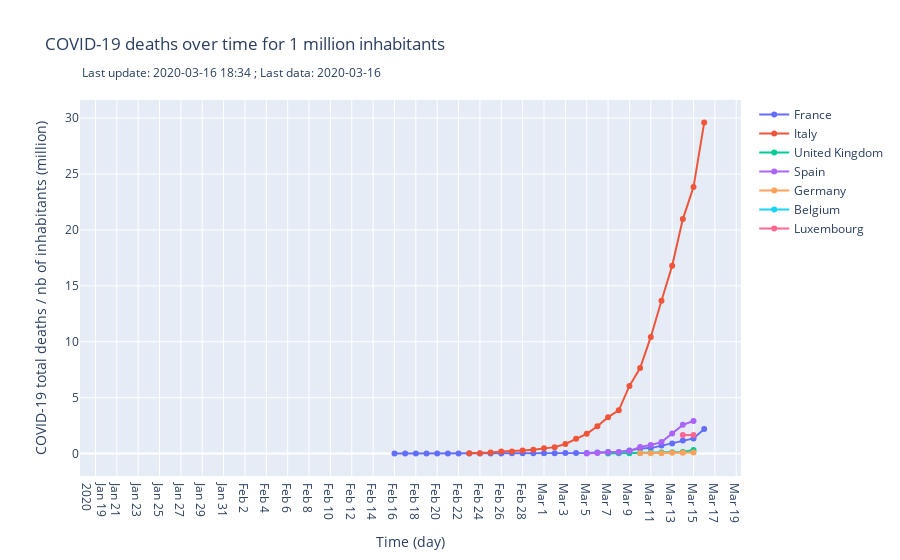

Notebook cell for this chart:
### Markdown cell above
### Total deaths for 1 million inhabitants

### Code cell
import plotly.graph_objects as go
fig = go.Figure()

last_d = len(df_deaths)

for c in countries:
    pop = countries[c]["pop"]
    fig.add_trace(go.Scatter(x=df_deaths['date'][-last_d:], y=df_deaths[c][-last_d:] / pop,
                    mode='lines+markers',
                    name='{}'.format(c)))

fig.update_layout(
    title="COVID-19 deaths over time for 1 million inhabitants",
    xaxis_title="Time (day)",
    yaxis_title="COVID-19 total deaths / nb of inhabitants (million)",
    annotations = [dict(xref='paper',
        yref='paper',
        x=0, y=1.1,
        showarrow=False,
        text ='Last update: {} ; Last data: {}'.format(today, df_confirmed['date'].values[-1]))]
)
fig.update_xaxes(nticks = last_d)
plotly.offline.plot(fig, filename = 'deaths.html', auto_open=False)

if upload:
    py.plot(fig, filename = 'deaths', auto_open=False)
    
if show:
    fig.show()
    
if export:
    fig.write_image("images/deaths_per_1m_inhabitant.png", scale=5, width=1000, height=600)
    
print("> graph 4 built")

### Figure 1 — Plotly figure (JSON) as saved in the notebook; plotly's stock layout.template omitted (floating-point values rounded to 4 significant figures)
{"data": [{"mode": "lines+markers", "name": "France", "type": "scatter", "x": ["2020-01-21", "2020-01-22", "2020-01-23", "2020-01-24", "2020-01-25", "2020-01-26", "2020-01-27", "2020-01-28", "2020-01-29", "2020-01-30", "2020-01-31", "2020-02-01", "2020-02-02", "2020-02-03", "2020-02-04", "2020-02-05", "2020-02-06", "2020-02-07", "2020-02-08", "2020-02-09", "2020-02-10", "2020-02-11", "2020-02-12", "2020-02-13", "2020-02-14", "2020-02-15", "2020-02-16", "2020-02-17", "2020-02-18", "2020-02-19", "2020-02-20", "2020-02-21", "2020-02-22", "2020-02-23", "2020-02-24", "2020-02-25", "2020-02-26", "2020-02-27", "2020-02-28", "2020-02-29", "2020-03-01", "2020-03-02", "2020-03-03", "2020-03-04", "2020-03-05", "2020-03-06", "2020-03-07", "2020-03-08", "2020-03-09", "2020-03-10", "2020-03-11", "2020-03-12", "2020-03-13", "2020-03-14", "2020-03-15", "2020-03-16"], "y": [null, null, null, null, null, null, null, null, null, null, null, null, null, null, null, null, null, null, null, null, null, null, null, null, null, null, 0.01493, 0.01493, 0.01493, 0.01493, 0.01493, 0.01493, 0.01493, 0.01493, 0.01493, 0.01493, 0.01493, 0.02986, 0.02986, 0.02986, 0.02986, 0.02986, 0.04478, 0.05971, 0.05971, 0.08957, 0.1343, 0.1493, 0.2836, 0.4478, 0.4926, 0.7165, 0.9106, 1.179, 1.358, 2.209]}, {"mode": "lines+markers", "name": "Italy", "type": "scatter", "x": ["2020-01-21", "2020-01-22", "2020-01-23", "2020-01-24", "2020-01-25", "2020-01-26", "2020-01-27", "2020-01-28", "2020-01-29", "2020-01-30", "2020-01-31", "2020-02-01", "2020-02-02", "2020-02-03", "2020-02-04", "2020-02-05", "2020-02-06", "2020-02-07", "2020-02-08", "2020-02-09", "2020-02-10", "2020-02-11", "2020-02-12", "2020-02-13", "2020-02-14", "2020-02-15", "2020-02-16", "2020-02-17", "2020-02-18", "2020-02-19", "2020-02-20", "2020-02-21", "2020-02-22", "2020-02-23", "2020-02-24", "2020-02-25", "2020-02-26", "2020-02-27", "2020-02-28", "2020-02-29", "2020-03-01", "2020-03-02", "2020-03-03", "2020-03-04", "2020-03-05", "2020-03-06", "2020-03-07", "2020-03-08", "2020-03-09", "2020-03-10", "2020-03-11", "2020-03-12", "2020-03-13", "2020-03-14", "2020-03-15", "2020-03-16"], "y": [null, null, null, null, null, null, null, null, null, null, null, null, null, null, null, null, null, null, null, null, null, null, null, null, null, null, null, null, null, null, null, null, null, 0.03307, 0.03307, 0.09921, 0.1819, 0.1984, 0.2811, 0.3472, 0.4795, 0.5787, 0.8598, 1.323, 1.769, 2.447, 3.257, 3.869, 6.052, 7.655, 10.43, 13.67, 16.8, 20.97, 23.83, 29.6]}, {"mode": "lines+markers", "name": "United Kingdom", "type": "scatter", "x": ["2020-01-21", "2020-01-22", "2020-01-23", "2020-01-24", "2020-01-25", "2020-01-26", "2020-01-27", "2020-01-28", "2020-01-29", "2020-01-30", "2020-01-31", "2020-02-01", "2020-02-02", "2020-02-03", "2020-02-04", "2020-02-05", "2020-02-06", "2020-02-07", "2020-02-08", "2020-02-09", "2020-02-10", "2020-02-11", "2020-02-12", "2020-02-13", "2020-02-14", "2020-02-15", "2020-02-16", "2020-02-17", "2020-02-18", "2020-02-19", "2020-02-20", "2020-02-21", "2020-02-22", "2020-02-23", "2020-02-24", "2020-02-25", "2020-02-26", "2020-02-27", "2020-02-28", "2020-02-29", "2020-03-01", "2020-03-02", "2020-03-03", "2020-03-04", "2020-03-05", "2020-03-06", "2020-03-07", "2020-03-08", "2020-03-09", "2020-03-10", "2020-03-11", "2020-03-12", "2020-03-13", "2020-03-14", "2020-03-15", "2020-03-16"], "y": [null, null, null, null, null, null, null, null, null, null, null, null, null, null, null, null, null, null, null, null, null, null, null, null, null, null, null, null, null, null, null, null, null, null, null, null, null, null, null, null, null, null, null, null, null, null, 0.01505, 0.0301, 0.0301, 0.04515, 0.09031, 0.09031, 0.1204, 0.1505, 0.3161, null]}, {"mode": "lines+markers", "name": "Spain", "type": "scatter", "x": ["2020-01-21", "2020-01-22", "2020-01-23", "2020-01-24", "2020-01-25", "2020-01-26", "2020-01-27", "2020-01-28", "2020-01-29", "2020-01-30", "2020-01-31", "2020-02-01", "2020-02-02", "2020-02-03", "2020-02-04", "2020-02-05", "2020-02-06", "2020-02-07", "2020-02-08", "2020-02-09", "2020-02-10", "2020-02-11", "2020-02-12", "2020-02-13", "2020-02-14", "2020-02-15", "2020-02-16", "2020-02-17", "2020-02-18", "2020-02-19", "2020-02-20", "2020-02-21", "2020-02-22", "2020-02-23", "2020-02-24", "2020-02-25", "2020-02-26", "2020-02-27", "2020-02-28", "2020-02-29", "2020-03-01", "2020-03-02", "2020-03-03", "2020-03-04", "2020-03-05", "2020-03-06", "2020-03-07", "2020-03-08", "2020-03-09", "2020-03-10", "2020-03-11", "2020-03-12", "2020-03-13", "2020-03-14", "2020-03-15", "2020-03-16"], "y": [null, null, null, null, null, null, null, null, null, null, null, null, null, null, null, null, null, null, null, null, null, null, null, null, null, null, null, null, null, null, null, null, null, null, null, null, null, null, null, null, null, null, null, null, 0.02143, 0.06429, 0.1072, 0.1072, 0.2143, 0.6001, 0.7715, 1.029, 1.8, 2.572, 2.915, null]}, {"mode": "lines+markers", "name": "Germany", "type": "scatter", "x": ["2020-01-21", "2020-01-22", "2020-01-23", "2020-01-24", "2020-01-25", "2020-01-26", "2020-01-27", "2020-01-28", "2020-01-29", "2020-01-30", "2020-01-31", "2020-02-01", "2020-02-02", "2020-02-03", "2020-02-04", "2020-02-05", "2020-02-06", "2020-02-07", "2020-02-08", "2020-02-09", "2020-02-10", "2020-02-11", "2020-02-12", "2020-02-13", "2020-02-14", "2020-02-15", "2020-02-16", "2020-02-17", "2020-02-18", "2020-02-19", "2020-02-20", "2020-02-21", "2020-02-22", "2020-02-23", "2020-02-24", "2020-02-25", "2020-02-26", "2020-02-27", "2020-02-28", "2020-02-29", "2020-03-01", "2020-03-02", "2020-03-03", "2020-03-04", "2020-03-05", "2020-03-06", "2020-03-07", "2020-03-08", "2020-03-09", "2020-03-10", "2020-03-11", "2020-03-12", "2020-03-13", "2020-03-14", "2020-03-15", "2020-03-16"], "y": [null, null, null, null, null, null, null, null, null, null, null, null, null, null, null, null, null, null, null, null, null, null, null, null, null, null, null, null, null, null, null, null, null, null, null, null, null, null, null, null, null, null, null, null, null, null, null, null, null, 0.02416, 0.02416, 0.03624, 0.07247, 0.07247, 0.09663, null]}, {"mode": "lines+markers", "name": "Belgium", "type": "scatter", "x": ["2020-01-21", "2020-01-22", "2020-01-23", "2020-01-24", "2020-01-25", "2020-01-26", "2020-01-27", "2020-01-28", "2020-01-29", "2020-01-30", "2020-01-31", "2020-02-01", "2020-02-02", "2020-02-03", "2020-02-04", "2020-02-05", "2020-02-06", "2020-02-07", "2020-02-08", "2020-02-09", "2020-02-10", "2020-02-11", "2020-02-12", "2020-02-13", "2020-02-14", "2020-02-15", "2020-02-16", "2020-02-17", "2020-02-18", "2020-02-19", "2020-02-20", "2020-02-21", "2020-02-22", "2020-02-23", "2020-02-24", "2020-02-25", "2020-02-26", "2020-02-27", "2020-02-28", "2020-02-29", "2020-03-01", "2020-03-02", "2020-03-03", "2020-03-04", "2020-03-05", "2020-03-06", "2020-03-07", "2020-03-08", "2020-03-09", "2020-03-10", "2020-03-11", "2020-03-12", "2020-03-13", "2020-03-14", "2020-03-15", "2020-03-16"], "y": [null, null, null, null, null, null, null, null, null, null, null, null, null, null, null, null, null, null, null, null, null, null, null, null, null, null, null, null, null, null, null, null, null, null, null, null, null, null, null, null, null, null, null, null, null, null, null, null, null, null, null, null, null, null, null, null]}, {"mode": "lines+markers", "name": "Luxembourg", "type": "scatter", "x": ["2020-01-21", "2020-01-22", "2020-01-23", "2020-01-24", "2020-01-25", "2020-01-26", "2020-01-27", "2020-01-28", "2020-01-29", "2020-01-30", "2020-01-31", "2020-02-01", "2020-02-02", "2020-02-03", "2020-02-04", "2020-02-05", "2020-02-06", "2020-02-07", "2020-02-08", "2020-02-09", "2020-02-10", "2020-02-11", "2020-02-12", "2020-02-13", "2020-02-14", "2020-02-15", "2020-02-16", "2020-02-17", "2020-02-18", "2020-02-19", "2020-02-20", "2020-02-21", "2020-02-22", "2020-02-23", "2020-02-24", "2020-02-25", "2020-02-26", "2020-02-27", "2020-02-28", "2020-02-29", "2020-03-01", "2020-03-02", "2020-03-03", "2020-03-04", "2020-03-05", "2020-03-06", "2020-03-07", "2020-03-08", "2020-03-09", "2020-03-10", "2020-03-11", "2020-03-12", "2020-03-13", "2020-03-14", "2020-03-15", "2020-03-16"], "y": [null, null, null, null, null, null, null, null, null, null, null, null, null, null, null, null, null, null, null, null, null, null, null, null, null, null, null, null, null, null, null, null, null, null, null, null, null, null, null, null, null, null, null, null, null, null, null, null, null, null, null, null, null, 1.661, 1.661, null]}], "layout": {"annotations": [{"showarrow": false, "text": "Last update: 2020-03-16 18:34 ; Last data: 2020-03-16", "x": 0, "xref": "paper", "y": 1.1, "yref": "paper"}], "title": {"text": "COVID-19 deaths over time for 1 million inhabitants"}, "xaxis": {"nticks": 56, "title": {"text": "Time (day)"}}, "yaxis": {"title": {"text": "COVID-19 total deaths / nb of inhabitants (million)"}}}}
